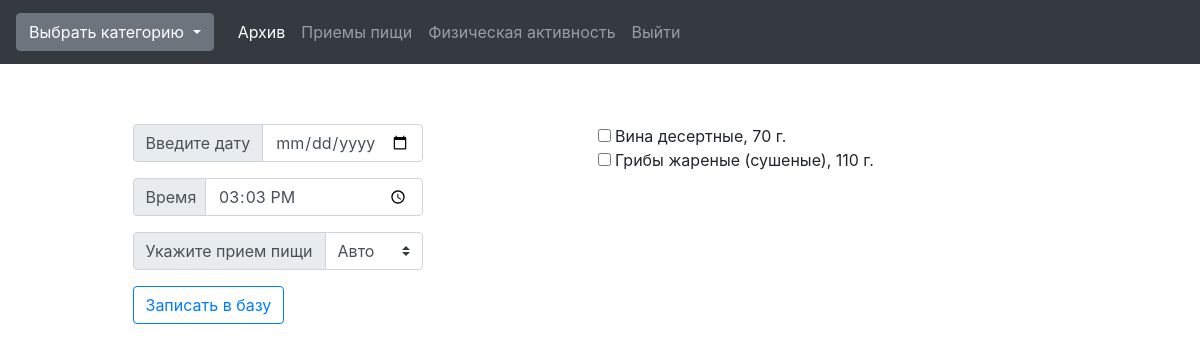
/news (signed in), run on an earlier commit of the app's database.
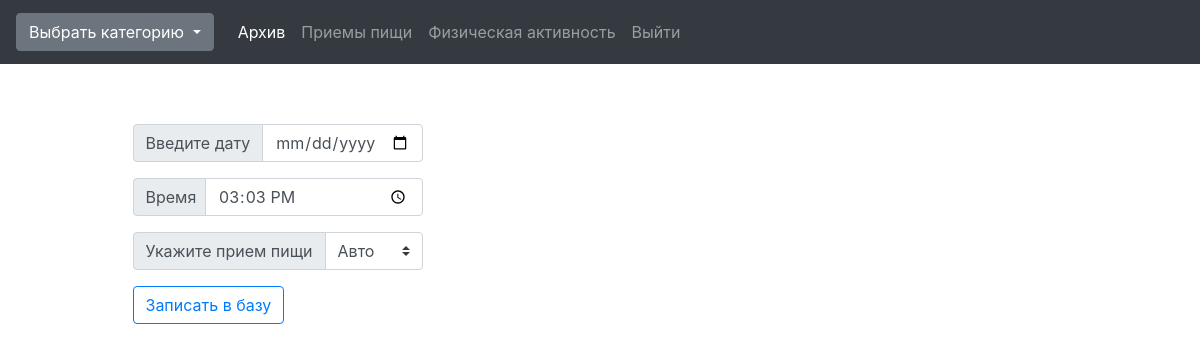
And on a later commit of the database.
### tables this page shows
CREATE TABLE "basket" (
	"user_id"	INTEGER,
	"food"	VARCHAR,
	"libra"	VARCHAR
);

### manage.py (the view)
@app.route('/news')
@login_required
def news():
    session['username'] = current_user.username
    session['user_id'] = current_user.id
    session['date'] = datetime.datetime.today().date()
    path = os.path.dirname(os.path.abspath(__file__))
    db = os.path.join(path, 'diacompanion.db')
    con = sqlite3.connect(db)
    cur = con.cursor()
    cur.execute("""SELECT food,libra FROM basket WHERE user_id = ?""",(session['user_id'],))
    result = cur.fetchall()
    return render_template("searching.html", result=result)

### manage.py (called while the page is built)
@login_manager.user_loader
def load_user(user_id):
    return User.query.get(int(user_id))

### templates/searching.html (shortened to what this page needs)
<!DOCTYPE html>
<html>
<head>
    <link rel="stylesheet" href="https://stackpath.bootstrapcdn.com/bootstrap/4.4.1/css/bootstrap.min.css">
    <link rel="stylesheet" href="//cdn.datatables.net/1.10.21/css/jquery.dataTables.min.css">
</head>
<body>
    <header style="height: 60px;">
        <nav class="navbar fixed-top navbar-expand-lg navbar-dark bg-dark">
            <div class="navbar-brand">
                <div class="dropdown">
                    <button class="btn btn-secondary dropdown-toggle" type="button" id="dropdownMenuButton"
                        data-toggle="dropdown" aria-haspopup="true" aria-expanded="false">
                        Выбрать категорию
                    </button>
                </div>
            </div>
            <div class="collapse navbar-collapse" id="navbarNav">
                <ul class="navbar-nav mr-3">
                    <li class="nav-item active">
                        <a class="nav-link" href="{{ url_for('arch') }}">Архив<span class="sr-only">(current)</span></a>
                    </li>
                    <li class="nav-item">
                        <a class="nav-link" href="{{ url_for('lk') }}">Приемы пищи</a>
                    </li>
                    <li class="nav-item">
                        <a class="nav-link" href="{{ url_for('activity') }}">Физическая активность</a>
                    </li>
                    <li class="nav-item">
                        <a class="nav-link" href="{{ url_for('logout') }}">Выйти</a>
                    </li>
                </ul>
            </div>
        </nav>
    </header>
    <form method='POST' action='/favourites_add' id='favourites_add'>
        <div class="container mt-5 mb-5" id='pole' style='display: flex; flex-direction: row;'>
            <div class="container" style="max-width: 320px;">
                <div class="input-group mt-3 mb-3">
                    <div class="input-group-prepend">
                        <label class="input-group-text" for="calendar">Введите дату</label>
                    </div>
                    <input class="form-control" type="date" name="calendar" id="calendar">
                </div>
                <div class="input-group mb-3">
                    <div class="input-group-prepend">
                        <label id='timer1' class="input-group-text" for="timer" style='width: 73.6px;'>Время</label>
                    </div>
                    <input class="form-control" type="time" name="timer" value="" id="timer">
                </div>
                <div class="input-group">
                    <div class="input-group-prepend">
                        <label class="input-group-text">Укажите прием пищи</label>
                    </div>
                    <select class="custom-select" name='food_type' id="selector">
                        <option>Авто</option>
                    </select>
                </div>
                <button form='favourites_add' type="submit" class="btn btn-outline-primary mt-3" id='btn_add'
                    name='btn_add'>Записать в
                    базу</button>
            </div>
            <div class='container mt-3' id='bluda' style="border-radius: 0.5rem; max-width: 500px;">
                {% for row in result %}
                <div class="form-check pl-0">
                    <input type="checkbox" class="check" name="row" value="{{row[0]}}\\{{row[1]}}">
                    {{ row[0] }}, {{row[1]}} г.<br>
                </div>
                {% endfor %}
            </div>
        </div>
    </form>
</body>
</html>

What changed in the data, as far as the page shows it:
removed basket: food "Вина десертные", libra "70"
removed basket: food "Грибы жареные (сушеные)", libra "110"
